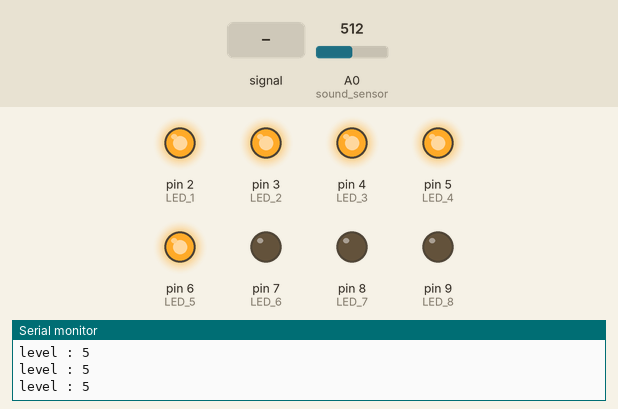
Simulated run of this sketch. Board: Arduino Uno, built with avr-gcc and run on an emulated ATmega328P. Parts: output pins drawn as LEDs (lit = HIGH), the last lines printed to the serial monitor. Inputs (shaded band) come from the test bench; at power-on: A0 (sound_sensor) = 512.

Above: at 1.2 s.
1.3 s: A0 (sound_sensor) fed a 200 Hz sine of ±255 counts around its level
At 3.6 s:
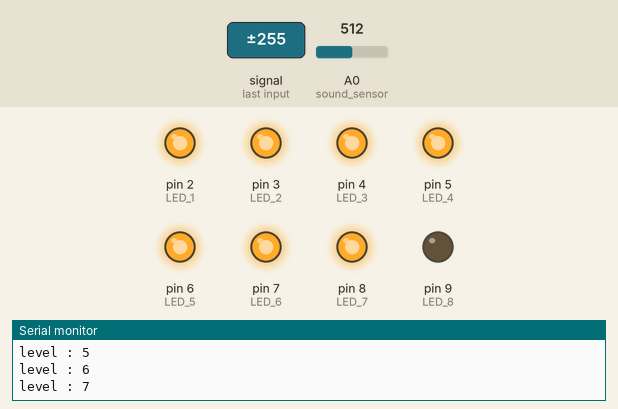
4.3 s: A0 (sound_sensor) set to 810
At 5.9 s:
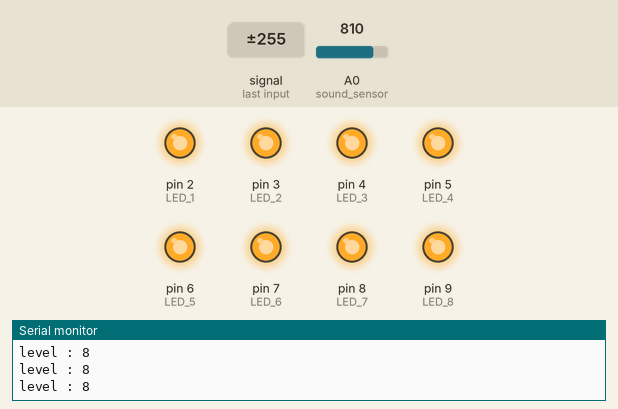
6.2 s: A0 (sound_sensor) set to 791
At 7.6 s:
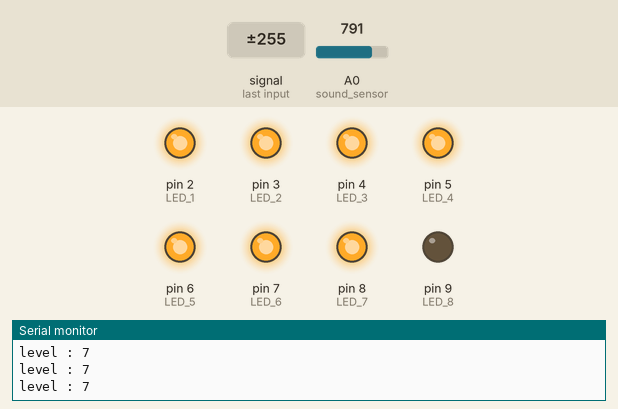
8.3 s: A0 (sound_sensor) set to 718
10.1 s: A0 (sound_sensor) set to 693
At 11.8 s:
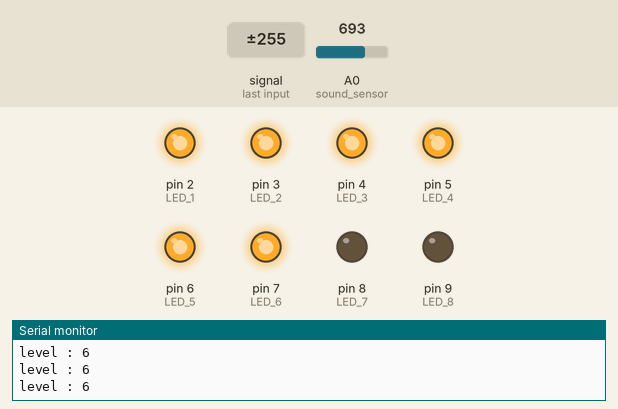
12.1 s: A0 (sound_sensor) set to 624
13.6 s: A0 (sound_sensor) set to 594
At 15.1 s:
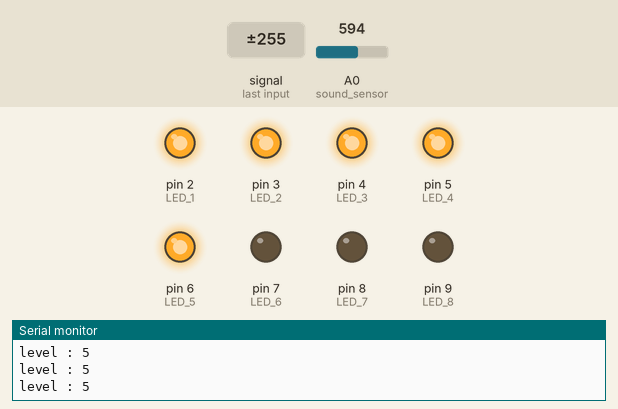
Timing chart, 0 to 16.4 s (numbered marks = the images above; inputs shaded):
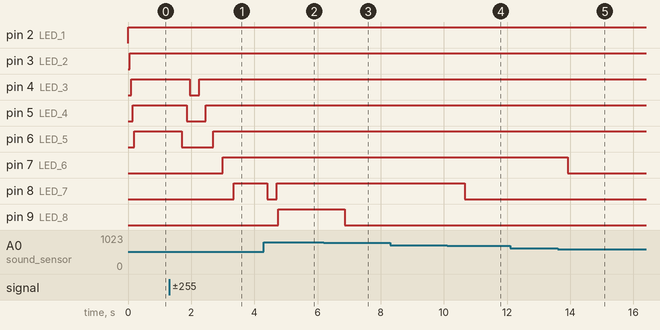

The sketch:

08.sound_sensor_led_draft.ino
```cpp
const int sound_sensor = A0;
const int LED_1 = 2;
const int LED_2 = 3;
const int LED_3 = 4;
const int LED_4 = 5;
const int LED_5 = 6;
const int LED_6 = 7;
const int LED_7 = 8;
const int LED_8 = 9;


int max = 800;
int min = 25;

void setup() {
  // put your setup code here, to run once:
  Serial.begin(9600);
  pinMode(LED_1,OUTPUT);
  pinMode(LED_2,OUTPUT);
  pinMode(LED_3,OUTPUT);
  pinMode(LED_4,OUTPUT);
  pinMode(LED_5,OUTPUT);
  pinMode(LED_6,OUTPUT);
  pinMode(LED_7,OUTPUT);
  pinMode(LED_8,OUTPUT);
}

void loop() {
  // put your main code here, to run repeatedly:
  int vol = analogRead(sound_sensor);

  int level = map(vol, min, max, 0,8);
  if(level < 0)
  {
    level =0;
  }

  if(level > 8)
  {
    level =8;
  }
  if( level == 0)
  {
    digitalWrite(LED_1, LOW);
    digitalWrite(LED_2, LOW);
    digitalWrite(LED_3, LOW);
    digitalWrite(LED_4, LOW);
    digitalWrite(LED_5, LOW);
    digitalWrite(LED_6, LOW);
    digitalWrite(LED_7, LOW);
    digitalWrite(LED_8, LOW);

  }
  if( level == 1)
  {
    digitalWrite(LED_1, HIGH);
    delay(50);

    digitalWrite(LED_2, LOW);
    digitalWrite(LED_3, LOW);
    digitalWrite(LED_4, LOW);
    digitalWrite(LED_5, LOW);
    digitalWrite(LED_6, LOW);
    digitalWrite(LED_7, LOW);
    digitalWrite(LED_8, LOW);

  }
  if( level == 2)
  {
    digitalWrite(LED_1, HIGH);
    delay(50);
    digitalWrite(LED_2, HIGH);
    delay(50);

    digitalWrite(LED_3, LOW);
    digitalWrite(LED_4, LOW);
    digitalWrite(LED_5, LOW);
    digitalWrite(LED_6, LOW);
    digitalWrite(LED_7, LOW);
    digitalWrite(LED_8, LOW);

  }
  if( level == 3)
  {
    digitalWrite(LED_1, HIGH);
    delay(50);
    digitalWrite(LED_2, HIGH);
    delay(50);
    digitalWrite(LED_3, HIGH);
    delay(50);

    digitalWrite(LED_4, LOW);
    digitalWrite(LED_5, LOW);
    digitalWrite(LED_6, LOW);
    digitalWrite(LED_7, LOW);
    digitalWrite(LED_8, LOW);

  }
  if( level == 4)
  {
    digitalWrite(LED_1, HIGH);
    delay(50);
    digitalWrite(LED_2, HIGH);
    delay(50);
    digitalWrite(LED_3, HIGH);
    delay(50);
    digitalWrite(LED_4, HIGH);
    delay(50);
    digitalWrite(LED_5, LOW);
    digitalWrite(LED_6, LOW);
    digitalWrite(LED_7, LOW);
    digitalWrite(LED_8, LOW);

  }
  if( level == 5)
  {
    digitalWrite(LED_1, HIGH);
    delay(50);
    digitalWrite(LED_2, HIGH);
    delay(50);
    digitalWrite(LED_3, HIGH);
    delay(50);
    digitalWrite(LED_4, HIGH);
    delay(50);
    digitalWrite(LED_5, HIGH);
    delay(50);
    digitalWrite(LED_6, LOW);
    digitalWrite(LED_7, LOW);
    digitalWrite(LED_8, LOW);

  }
  if( level == 6)
  {
    digitalWrite(LED_1, HIGH);
    delay(50);
    digitalWrite(LED_2, HIGH);
    delay(50);
    digitalWrite(LED_3, HIGH);
    delay(50);
    digitalWrite(LED_4, HIGH);
    delay(50);
    digitalWrite(LED_5, HIGH);
    delay(50);
    digitalWrite(LED_6, HIGH);
    delay(50);
    digitalWrite(LED_7, LOW);
    digitalWrite(LED_8, LOW);
  }
  if( level == 7)
  {
    digitalWrite(LED_1, HIGH);
    delay(50);
    digitalWrite(LED_2, HIGH);
    delay(50);
    digitalWrite(LED_3, HIGH);
    delay(50);
    digitalWrite(LED_4, HIGH);
    delay(50);
    digitalWrite(LED_5, HIGH);
    delay(50);
    digitalWrite(LED_6, HIGH);
    delay(50);
    digitalWrite(LED_7, HIGH);
    delay(50);
    digitalWrite(LED_8, LOW);
  }
  if( level == 8)
  {
    digitalWrite(LED_1, HIGH);
    delay(50);
    digitalWrite(LED_2, HIGH);
    delay(50);
    digitalWrite(LED_3, HIGH);
    delay(50);
    digitalWrite(LED_4, HIGH);
    delay(50);
    digitalWrite(LED_5, HIGH);
    delay(50);
    digitalWrite(LED_6, HIGH);
    delay(50);
    digitalWrite(LED_7, HIGH);
    delay(50);
    digitalWrite(LED_8, HIGH);
  }
  Serial.print("level : ");
  Serial.println(level);
}
```

Measured:
- the behaviour switches between 800 and 799 on A0 (sound_sensor) (found by bisection; images 2 and 3)
- the behaviour switches between 704 and 703 on A0 (sound_sensor) (found by bisection; images 3 and 4)
- the behaviour switches between 607 and 606 on A0 (sound_sensor) (found by bisection; images 4 and 5)
- after the input at 1.3 s, pin 4 (LED_3): HIGH → LOW after 0.65 s, → HIGH 0.30 s later; pin 5 (LED_4): HIGH → LOW after 0.55 s, → HIGH 0.60 s later; pin 6 (LED_5): HIGH → LOW after 0.40 s, → HIGH 1.0 s later; pin 7 (LED_6): LOW → HIGH after 1.7 s; pin 8 (LED_7): LOW → HIGH after 2.1 s
- after the input at 4.3 s, pin 4 (LED_3): stays HIGH (without the input it goes to LOW after 0.81 s); pin 5 (LED_4): stays HIGH (without the input it goes to LOW after 0.71 s)
- after the input at 6.2 s, pin 9 (LED_8): HIGH → LOW after 0.66 s
- after the input at 10.1 s, pin 8 (LED_7): HIGH → LOW after 0.56 s
- after the input at 13.6 s, pin 7 (LED_6): HIGH → LOW after 0.32 s
